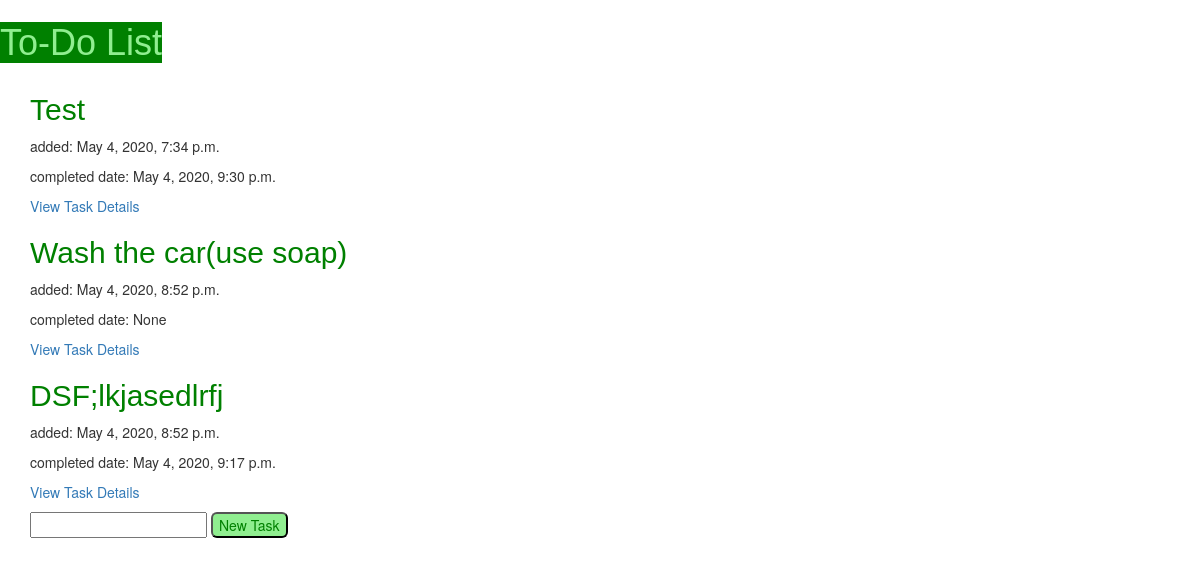
The app's page /, older data.
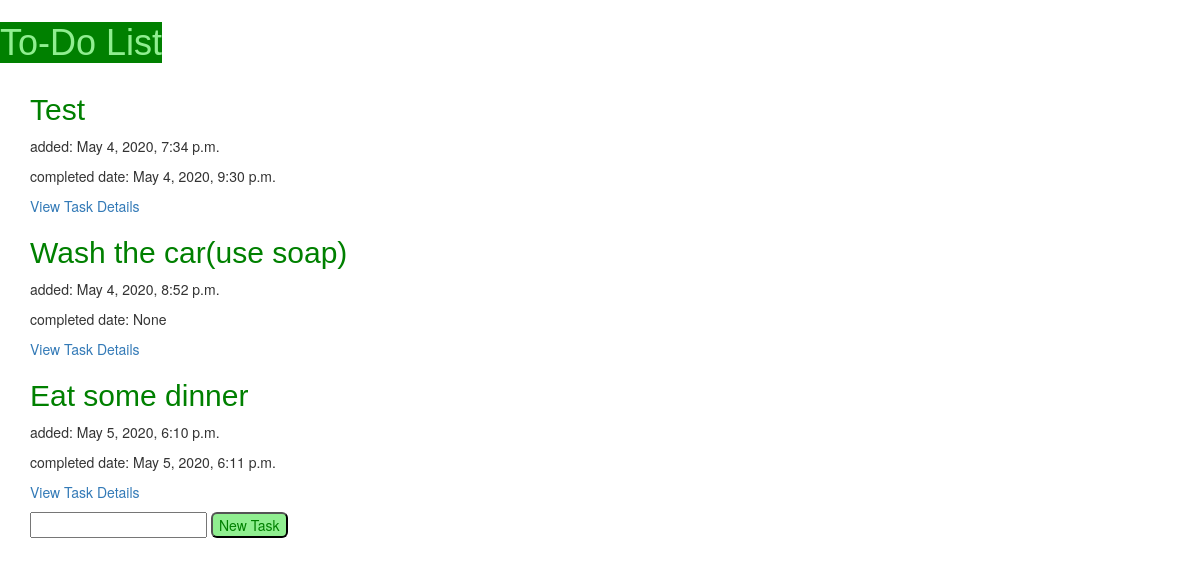
The same page, newer data.
### todo_app/models.py (models this page shows, shortened)
class TodoItem(models.Model):
    task_description = models.TextField(blank = False, null = True)
    created_date = models.DateTimeField(default = timezone.now)
    completion_date = models.DateTimeField(blank = True, null = True)
    is_completed = models.BooleanField(default = False)

### todo_app/views.py (the view)
# urls.py: path('',views.todo_list, name = 'todo_list'),
def todo_list(request):
    todo_items = TodoItem.objects.filter(created_date__lte=timezone.now()).order_by('created_date')
    return render(request, 'todo_list.html', {'todo_items': todo_items})

### templates/todo_list.html (shortened to what this page needs)
    {% extends 'base.html' %}
    {% block content %}
    {% for todo_item in todo_items %}
    <div>
        <h2>{{ todo_item.task_description }}</h2>
        <p>added: {{ todo_item.created_date }}</p>
        <p>completed date: {{ todo_item.completion_date }}</p>
        <a href="http://localhost:8000/todo_app/detail/{{ todo_item.id }}">View Task Details</a>
    </div>
    {% endfor %}
    <div>
        <form action = "http://localhost:8000/todo_app/new_task" method = "POST">
            <input type="text" name="new_task" id="new_task">
            <button type = "submit">New Task</button>
        </form>
    </div>
    {% endblock %}

Row changes from the older to the newer data that the page shows:
removed TodoItem: task_description "DSF;lkjasedlrfj", created_date "May 4, 2020, 8:52 p.m.", completion_date "May 4, 2020, 9:17 p.m."
added TodoItem: task_description "Eat some dinner", created_date "May 5, 2020, 6:10 p.m.", completion_date "May 5, 2020, 6:11 p.m."
